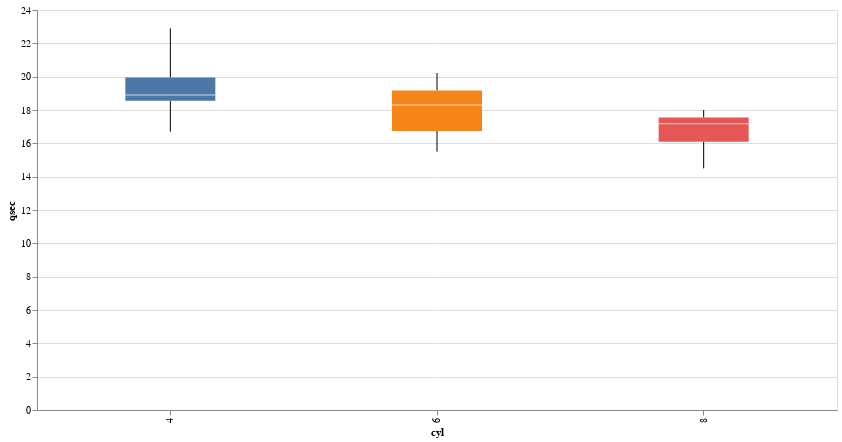

The cell this chart's notebook holds for it:
### Code cell
:vega-lite
('cyl' 'qsec')jlab.vega.do jlab.vega.json_data data

### Figure 1 — Vega-Lite specification as saved in the notebook (floating-point values rounded to 4 significant figures)
{"$schema": "https://vega.github.io/schema/vega-lite/v5.json", "data": {"values": [{"cyl": 6, "qsec": 16.46}, {"cyl": 6, "qsec": 17.02}, {"cyl": 4, "qsec": 18.61}, {"cyl": 6, "qsec": 19.44}, {"cyl": 8, "qsec": 17.02}, {"cyl": 6, "qsec": 20.22}, {"cyl": 8, "qsec": 15.84}, {"cyl": 4, "qsec": 20}, {"cyl": 4, "qsec": 22.9}, {"cyl": 6, "qsec": 18.3}, {"cyl": 6, "qsec": 18.9}, {"cyl": 8, "qsec": 17.4}, {"cyl": 8, "qsec": 17.6}, {"cyl": 8, "qsec": 18}, {"cyl": 8, "qsec": 17.98}, {"cyl": 8, "qsec": 17.82}, {"cyl": 8, "qsec": 17.42}, {"cyl": 4, "qsec": 19.47}, {"cyl": 4, "qsec": 18.52}, {"cyl": 4, "qsec": 19.9}, {"cyl": 4, "qsec": 20.01}, {"cyl": 8, "qsec": 16.87}, {"cyl": 8, "qsec": 17.3}, {"cyl": 8, "qsec": 15.41}, {"cyl": 8, "qsec": 17.05}, {"cyl": 4, "qsec": 18.9}, {"cyl": 4, "qsec": 16.7}, {"cyl": 4, "qsec": 16.9}, {"cyl": 8, "qsec": 14.5}, {"cyl": 6, "qsec": 15.5}, {"cyl": 8, "qsec": 14.6}, {"cyl": 4, "qsec": 18.6}]}, "description": "A vertical box plot showing median, min, and max block hours.", "encoding": {"color": {"field": "cyl", "legend": null, "type": "nominal"}, "size": {"value": 90}, "x": {"field": "cyl", "type": "nominal"}, "y": {"field": "qsec", "scale": {"zero": true}, "type": "quantitative"}}, "height": 400, "mark": {"extent": "min-max", "type": "boxplot"}, "width": 800}
